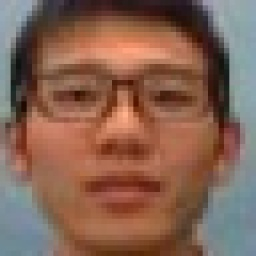
#> input picture scrapy/retrieve_faces/images/faces-256x256/02126fe141f6b6310052e018677417407ecc36a6.jpg, 256 x 256 px
$ python resize-images.py 100 faces-256x256 faces-256x256
#> lines starting #> are read from the running program, lines starting #| are printed output that depends on the picture
# -*- coding: utf-8 -*-
import sys
# sys.path.append('/usr/local/Cellar/opencv3/3.0.0/lib/python2.7/site-packages/')
import cv2
import os
from tqdm import tqdm
import imghdr

allowedFormats = ['jpeg', 'gif', 'png']

if len(sys.argv) < 4:
    print("Usage:\n\tpython %s <width> <src_dir_path> <dist_dir_path> " % sys.argv[0])
    exit(1)

imageWidth = int(sys.argv[1])
imageSrcDirPath = sys.argv[2]
imageDistDirPath = sys.argv[3]

if not os.path.exists(imageSrcDirPath):
    print("There is no such folder: %s" % imageSrcDirPath)
    exit(1)

if not os.path.exists(imageDistDirPath):
    os.makedirs(imageDistDirPath)
    print("mkdir: %s"  % imageDistDirPath)

listing = os.listdir(imageSrcDirPath)

def process_fpath(imagePath):
    # print(os.path.join(imageSrcDirPath, imagePath))
    if imghdr.what(os.path.join(imageSrcDirPath, imagePath)) not in allowedFormats:
        return
    image = cv2.imread(os.path.join(imageSrcDirPath, imagePath))
#> image is the input picture: shape (256, 256, 3); mean B, G, R 82.8, 98.9, 133.7
    r = imageWidth / image.shape[1]
#> r = 0.391
    dim = (imageWidth, int(image.shape[0] * r))
#> dim = (100, 100)
    resized = cv2.resize(image, dim, interpolation = cv2.INTER_AREA)
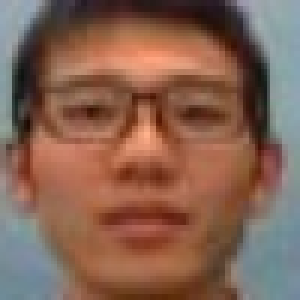
#> resized: shape (100, 100, 3) (shown 3 times larger); mean B, G, R 82.8, 98.9, 133.7
    cv2.imwrite(os.path.join(imageDistDirPath, imagePath), resized)

for imagePath in tqdm(listing):
    process_fpath(imagePath)
#> pass 2 of the loop `for imagePath in tqdm(listing):`:
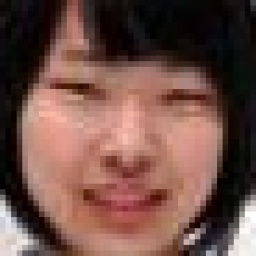
#> input picture scrapy/retrieve_faces/images/faces-256x256/026aea1276cf02513f604d02f1126910a75d01df.jpg, 256 x 256 px
#> in process_fpath, image is the input picture: shape (256, 256, 3); mean B, G, R 71.3, 79.5, 112.4
#> in process_fpath (call 2), `resized = cv2.resize(image, dim, interpolation = cv2.INTER_AREA)`:
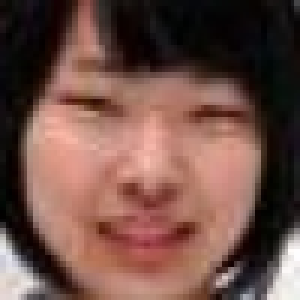
#> resized: shape (100, 100, 3) (shown 3 times larger); mean B, G, R 71.3, 79.5, 112.4
